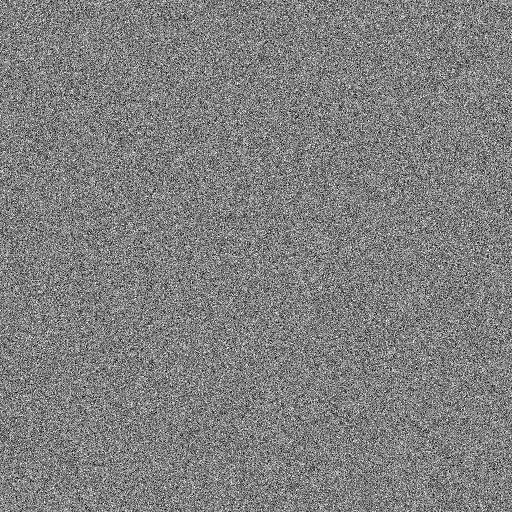
#> input picture video-editor/scripts/shared/grain.png, 512 x 512 px
$ python probe.py ../shared/grain.png
#> lines starting #> are read from the running program, lines starting #| are printed output that depends on the picture
# Inventories the user's media: kind, size (rotation applied), duration, audio, date; writes edit/media_index.json
# and numbered contact sheets edit/contact-N.jpg so every item can be looked at before planning.
# Usage: probe.py <file or folder> [...]   (folders are read one level deep, sorted by name)
import json, os, re, subprocess, sys, tempfile
from PIL import Image, ImageDraw, ImageOps

sys.path.insert(0, os.path.dirname(os.path.abspath(__file__)))
from ffbin import ROOT, ffmpeg, ffprobe

IMG = {".jpg", ".jpeg", ".png", ".webp", ".heic", ".bmp", ".tif", ".tiff", ".gif"}
VID = {".mp4", ".mov", ".m4v", ".mkv", ".webm", ".avi", ".mts", ".3gp"}
TILE, COLS, ROWS = (320, 240), 6, 4


def probe_video_noprobe(p):
    """Fallback when only ffmpeg exists (e.g. the imageio-ffmpeg binary): parse `ffmpeg -i`."""
    err = subprocess.run([ffmpeg(), "-hide_banner", "-i", p], capture_output=True, text=True, errors="replace").stderr
    v = re.search(r"Stream .*Video: .*?(\d{2,5})x(\d{2,5})", err)
    if not v:
        return None
    w, h = int(v.group(1)), int(v.group(2))
    rot = re.search(r"rotat(?:e|ion of)\s*:?\s*(-?[\d.]+)", err)
    if rot and abs(int(float(rot.group(1)))) % 180 == 90:
        w, h = h, w
    dur = re.search(r"Duration: (\d+):(\d+):([\d.]+)", err)
    fps = re.search(r"([\d.]+) fps", err)
    date = re.search(r"creation_time\s*:\s*(\S+)", err)
    return {"kind": "video", "w": w, "h": h, "dur": round(int(dur[1]) * 3600 + int(dur[2]) * 60 + float(dur[3]), 3) if dur else 0.0,
            "fps": float(fps[1]) if fps else 30.0, "audio": "Audio:" in err, "date": date[1] if date else ""}


def probe_video(p):
    if not os.path.exists(ffprobe()):
        return probe_video_noprobe(p)
    d = json.loads(subprocess.run([ffprobe(), "-v", "error", "-show_streams", "-show_format", "-of", "json", p],
                                  capture_output=True, text=True).stdout or "{}")
    v = next((s for s in d.get("streams", []) if s["codec_type"] == "video"), None)
    if not v:
        return None
    w, h = int(v["width"]), int(v["height"])
    rot = int(v.get("tags", {}).get("rotate", 0) or 0)
    for sd in v.get("side_data_list", []):
        rot = int(sd.get("rotation", rot) or rot)
    if abs(rot) % 180 == 90:  # ffmpeg auto-rotates on decode, so plan with the displayed size
        w, h = h, w
    num, den = (v.get("avg_frame_rate") or "30/1").split("/")
    return {"kind": "video", "w": w, "h": h, "dur": round(float(d["format"].get("duration", 0)), 3),
            "fps": round(float(num) / float(den or 1), 2) if float(den or 1) else 30.0,
            "audio": any(s["codec_type"] == "audio" for s in d["streams"]),
            "date": d["format"].get("tags", {}).get("creation_time", "")}


def probe_image(p):
#> called with p = '../shared/grain.png'
    try:
        im = Image.open(p)
#> im is the input picture: PIL image 512x512 L; min 0, max 255, mean 127.5
    except Exception as e:  # HEIC needs pillow-heif; convert with ffmpeg if PIL cannot open it
        return {"kind": "image", "error": str(e)}
    date = (im.getexif().get(36867) or im.getexif().get(306) or "") if hasattr(im, "getexif") else ""
#> date = ''
    im = ImageOps.exif_transpose(im)
    return {"kind": "image", "w": im.width, "h": im.height, "date": str(date)}


def thumb(item):
    p = item["path"]
    if item["kind"] == "video":
        tmp = os.path.join(tempfile.mkdtemp(), "t.jpg")
        subprocess.run([ffmpeg(), "-y", "-loglevel", "error", "-ss", f'{item["dur"] / 2:.2f}', "-i", p, "-frames:v", "1",
                        "-vf", "scale=640:-2", tmp])
        im = Image.open(tmp) if os.path.exists(tmp) else Image.new("RGB", TILE, "#333")
    else:
        im = ImageOps.exif_transpose(Image.open(p))
    im = im.convert("RGB")
    im.thumbnail(TILE)
    return im


def sheets(items):
    out, per = [], COLS * ROWS
    for s in range(0, len(items), per):
        sheet = Image.new("RGB", (COLS * TILE[0], ROWS * (TILE[1] + 28)), "#111")
        dr = ImageDraw.Draw(sheet)
        for k, it in enumerate(items[s:s + per]):
            x, y = (k % COLS) * TILE[0], (k // COLS) * (TILE[1] + 28)
            if "w" in it:
                im = thumb(it)
                sheet.paste(im, (x + (TILE[0] - im.width) // 2, y + (TILE[1] - im.height) // 2))
            tag = f'#{it["n"]} {"V %.1fs" % it["dur"] if it["kind"] == "video" else "IMG"} {it.get("w", "?")}x{it.get("h", "?")}'
            dr.text((x + 6, y + TILE[1] + 6), tag, fill="#ddd")
        path = os.path.join(ROOT, "edit", f"contact-{s // per + 1}.jpg")
        sheet.save(path, quality=85)
        out.append(path)
    return out


if __name__ == "__main__":
    files = []
    for a in sys.argv[1:]:
        if os.path.isdir(a):
            files += [os.path.join(a, f) for f in sorted(os.listdir(a))]
        else:
            files.append(a)
    items = []
    for p in files:
        ext = os.path.splitext(p)[1].lower()
        info = probe_video(p) if ext in VID else probe_image(p) if ext in IMG else None
#> info = {'kind': 'image', 'w': 512, 'h': 512, 'date': ''}
        if info:
            items.append({"n": len(items) + 1, "path": os.path.abspath(p).replace("\\", "/"), **info})
    os.makedirs(os.path.join(ROOT, "edit"), exist_ok=True)
    json.dump(items, open(os.path.join(ROOT, "edit", "media_index.json"), "w", encoding="utf-8"), indent=1)
    for it in items:
        print(f'#{it["n"]:<3} {it["kind"]:<5} {it.get("w", "?")}x{it.get("h", "?")} '
              f'{("%.1fs" % it["dur"]) if it["kind"] == "video" else "":>7} {"audio" if it.get("audio") else "":5} {os.path.basename(it["path"])}'
              + (f'  ERROR {it["error"]}' if "error" in it else ""))
#> this loop made 1 pass
#| #1   image 512x512               grain.png
    print("sheets:", *sheets(items))
#> in sheets, `sheet = Image.new("RGB", (COLS * TILE[0], ROWS * (TILE[1] + 28)), "#11..`: sheet: PIL image 1920x1072 RGB; every value is 17
#> in sheets, `x, y = (k % COLS) * TILE[0], (k // COLS) * (TILE[1] + 28)`: x = 0
#> in thumb, `im.thumbnail(TILE)`:
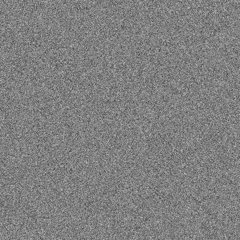
#> im: PIL image 240x240 RGB; min 65, max 193, mean 127.5
#> in sheets, `sheet.paste(im, (x + (TILE[0] - im.width) // 2, y + (TILE[1] - im.heig..`:
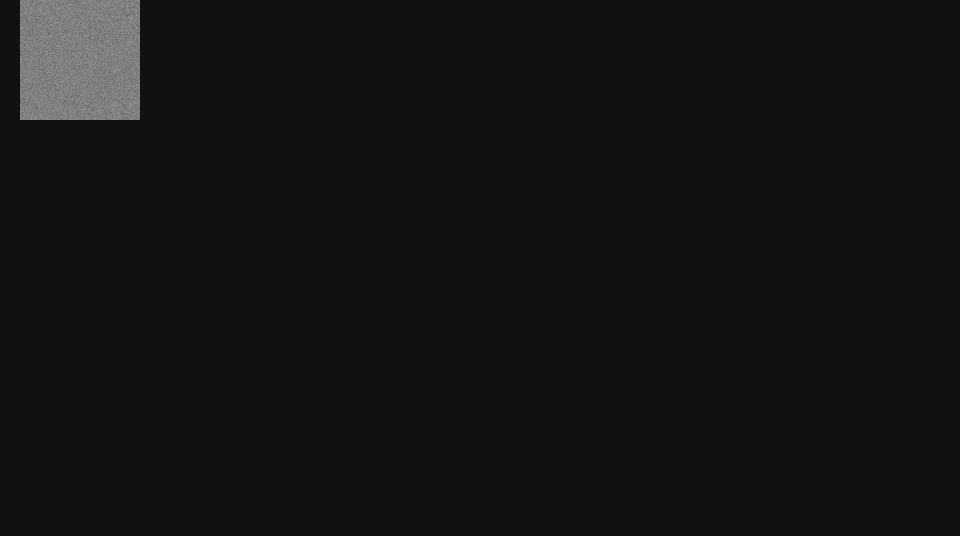
#> sheet: PIL image 1920x1072 RGB (shown at 1/2 size); min 17, max 193, mean 20.1
#> in sheets, `tag = f'#{it["n"]} {"V %.1fs" % it["dur"] if it["kind"] == "video" els..`: tag = '#1 IMG 512x512'
#| sheets: video-editor/scripts/tools/edit/contact-1.jpg
